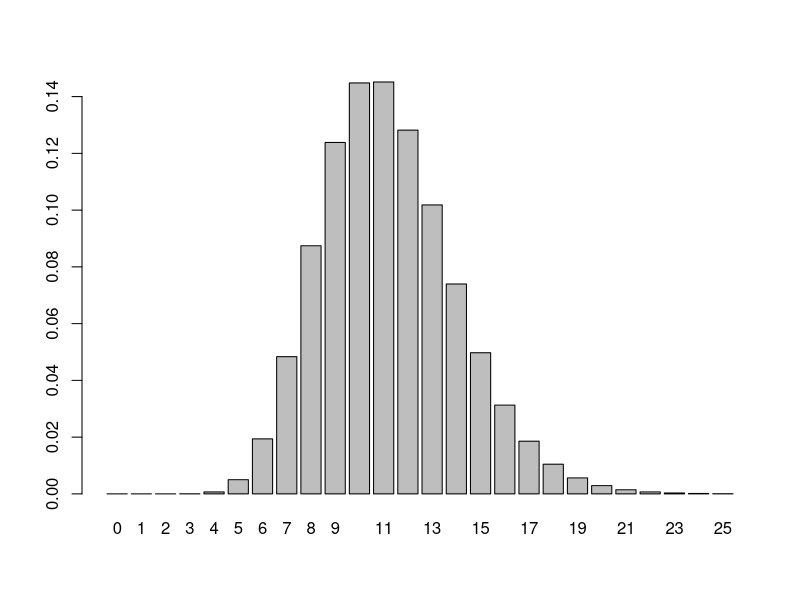
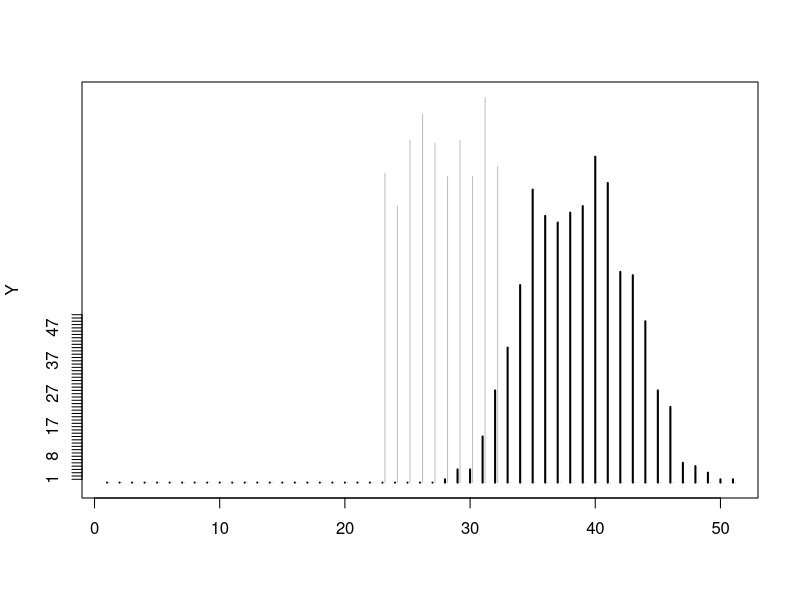
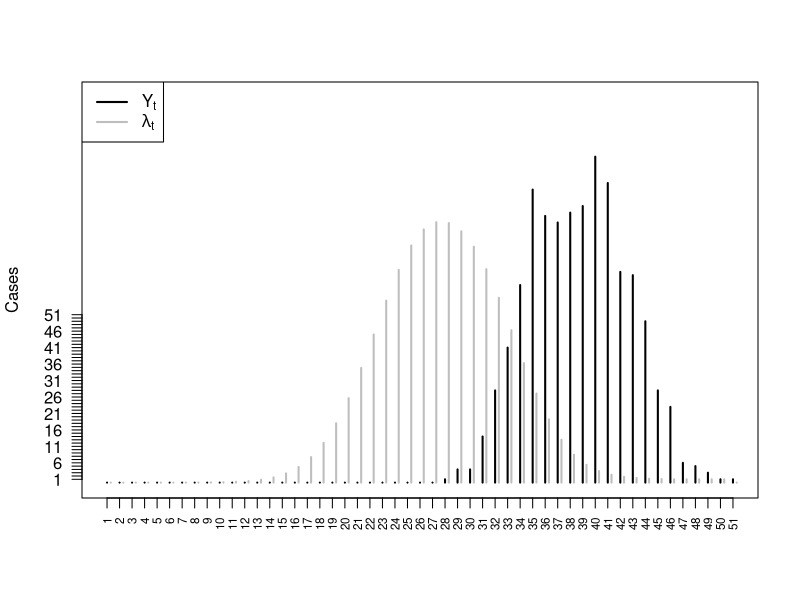
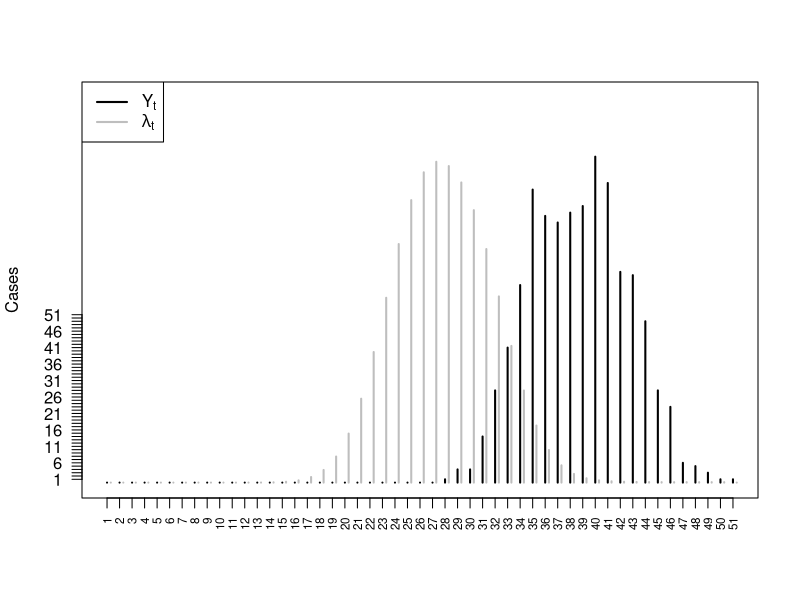
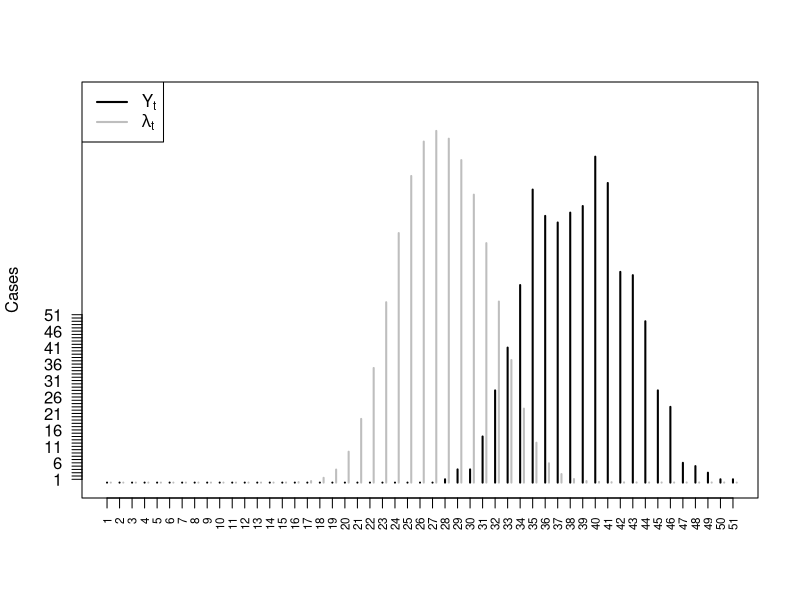
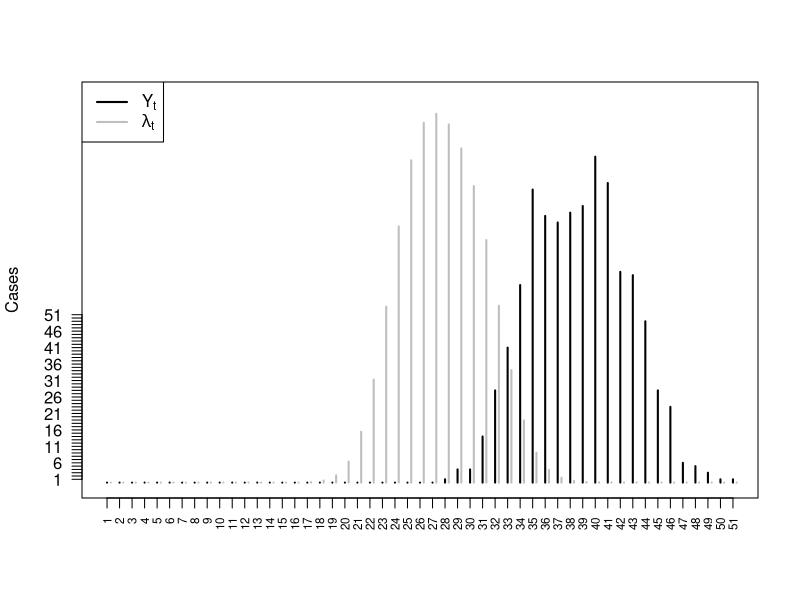
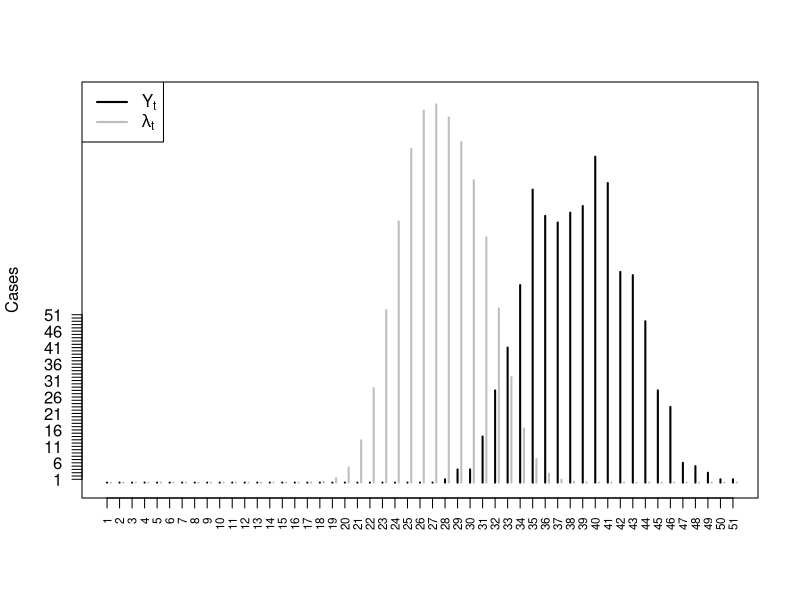
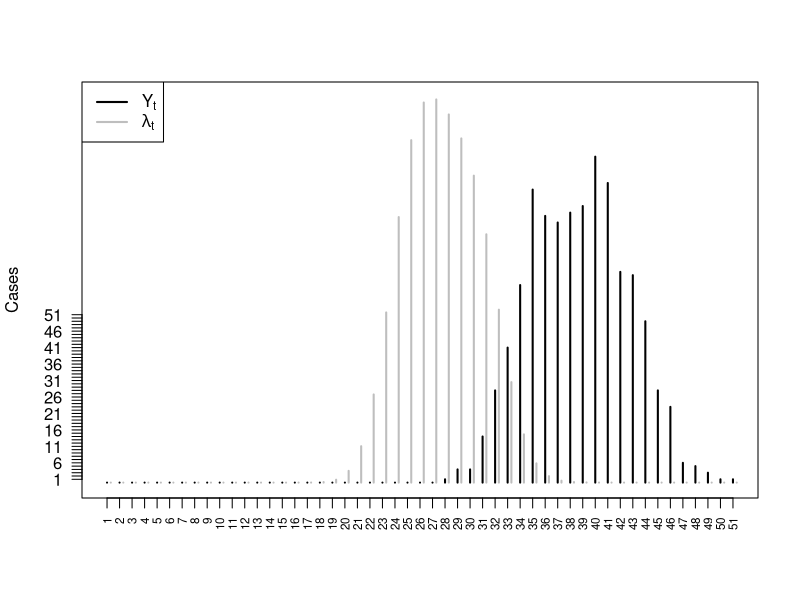

R code for these plots, in order:
######################################################################
# Experimental implementation of the backprojection method by Becker
# (1991). Useful in outbreak situations
######################################################################

######################################################################
#Replace NaN or is.infinite values with zero.
#Good against division by zero problems.
######################################################################
naninf2zero <- function(x) {x[is.nan(x) | is.infinite(x)] <- 0 ; return(x)}


######################################################################
# Single step of the EMS algorithm by Becker et al (1991)
#
# Parameters:
#  lambda.old - vector of current value of the rates of length T
#  N.old      - matrix of current value of the complete data
#  Y          - vector observed value of length T
#  k          - smoothing parameter, needs to be an even number
######################################################################

em.step.becker <- function(lambda.old, Y, dincu, pincu, k=8) {
  #k needs to be divisible by two
  if (k %% 2 != 0) stop("k needs to be even.")

  #Initialize
  T <- length(Y)
  
  #Define new parameters
  phi.new <- lambda.new <- 0*lambda.old
  
  #EM step. Problem that some of the sums can be zero if the incubation
  #distribution has zeroes at d=0,1,2
  for (t in 1:T) {
    #Calculate sum in (3a) of Becker (1991)
    sum3a <- 0
    for (d in 0:(T-t)) {
      sum3a <- sum3a + Y[t+d] * naninf2zero(dincu(d) / sum(sapply(1:(t+d),function(i) lambda.old[i]*dincu(t+d-i))))
    }
    phi.new[t] <- naninf2zero(lambda.old[t]/pincu(T-t)) * sum3a
  }
  
  #Smoothing step
  if (k>0) {
    w <- choose(k,0:k)/2^k
    for (t in 1:T) {
      i.sub <- t+(0:k)-k/2
      goodIdx <- i.sub %in% 1:T
      w.sub <- w[goodIdx]/sum(w[goodIdx])
      lambda.new[t] <- sum(w.sub * phi.new[i.sub[goodIdx]])
    }
  } else { #no smoothing
    lambda.new <- phi.new
  }
  
  #Done.
  return(list(lambda=lambda.new))
}

######################################################################
# This is the iterator function for the backprojection method by
# calling em.step.becker.
#
# Parameters:
#  Y -
#  k - smoothing parameter
#  eps - relative convergence criteration
#  iterm.max - max number of iterations
#  verbose - extra output
#  lambda0 - start value for lambda, default: uniform
#  hookFun - hook function
#
# Returns:
#  vector of lambdas.
######################################################################

backproj.becker <- function(Y,dincu,pincu,k=8,eps=1e-5,iter.max=250,verbose=TRUE,lambda0=rep(sum(Y)/length(Y),length(Y)),hookFun=function(Y,lambda,...) {},...) {
  #Iteration counter and convergence indicator
  i <- 0
  stop <- FALSE
  res <- list(lambda=lambda0)
  
  #Loop until stop 
  while (!stop) {
    #Add to counter
    i <- i+1
    lambda.i <- res$lambda
    res <- em.step.becker(lambda.old=lambda.i,Y=Y,dincu=dincu,pincu=pincu,k=k)
    
    #check stop
    if (verbose) {
      cat("Convergence criterion @ iteration i=",i,": ", abs(sum(res$lambda) - sum(lambda.i))/sum(lambda.i),"\n")
    }
    stop <- abs(sum(res$lambda) - sum(lambda.i))/sum(lambda.i) < eps | (i>iter.max)

    #Hook
    hookFun(Y,res$lambda,...)
  }
  #Done
  return(res$lambda)
}


plotIt <- function(Y,lambda,...) {
  par(las=2)
  T <- length(Y)
  plot(1:T,Y,type="h",ylab="Cases",lwd=2,xaxt="n",xlab="",...)
  lines(1:T+0.3,lambda,type="h",col="gray",lty=1,lwd=2)  
  axis(1,at=1:T,label=1:T,cex.axis=0.7)
  legend(x="topleft",c(expression(Y[t]),expression(lambda[t])),col=c(1,"gray"),lty=c(1,1),lwd=2)

  invisible()
}

#T <- max(times) #lets say the last days are not good yet
#Y <- table(factor(times,levels=1:max(times)))[1:T]
#T <- length(Y)

######################################################################
#Simulated outbreak
######################################################################

#Incubation time distribution vector (support starts at zero!)
inc.pmf <- c(0,pgamma(1:25,15,1.4) - pgamma(0:24,15,1.4))
inc.cdf <- cumsum(inc.pmf)

#Wrap above array within PMF and CDF functions with discrete support.
dincu <- function(x) {
  notInSupport <- x<0 | x>=length(inc.pmf)
  #Give index -1 to invalid queries
  x[notInSupport] <- -1
  return(c(0,inc.pmf)[x+2])
}
inc.cdf <- cumsum(inc.pmf)
pincu <- function(x) {
  x[x<0] <- -1
  x[x>=length(inc.cdf)] <- length(inc.cdf)-1
  return(c(0,inc.cdf)[x+2])
}
rincu <- function(n) {
  sample(0:25, size=n, replace=TRUE, prob=inc.pmf)
}


barplot(inc.pmf,names.arg=0:25)

#Simulate outbreak starting at time t0 of length l
t0 <- 23
l <- 10

#Sample time of exposure and length of incubation time
n <- 1e3
exposureTimes <- t0 + sample(x=0:(l-1),size=n,replace=TRUE)
symptomTimes <- exposureTimes + rincu(n)

X <- table( factor(exposureTimes,levels=1:max(symptomTimes)))
Y <- table( factor(symptomTimes,levels=1:max(symptomTimes)))

plot(1:length(Y),Y,type="h",xlab="",lwd=2,ylim=c(0,max(X,Y)))
lines(1:length(Y)+0.2,X,col="gray",type="h")

######################################################################
#Do the EM looping
######################################################################
bp.k0 <- backproj.becker(Y=Y,k=0,dincu=dincu,pincu=pincu,eps=1e-5,hookFun=plotIt,ylim=c(0,max(X,Y)))
lines(1:length(Y),X,col=2,type="h")

incu.sample <- rincu(1e5)
delta.star <- quantile(incu.sample,p=(1:length(symptomTimes))/length(symptomTimes),type=3)
exposureTime.hypothetical <- symptomTimes -  delta.star

plot(1:length(Y),Y,type="h")
other <- table(factor(exposureTime.hypothetical,levels=1:max(symptomTimes)))
lines(1:length(Y)+0.2,X,col=2,type="h")
lines(1:length(Y)+0.4,other,type="h",col="green")
